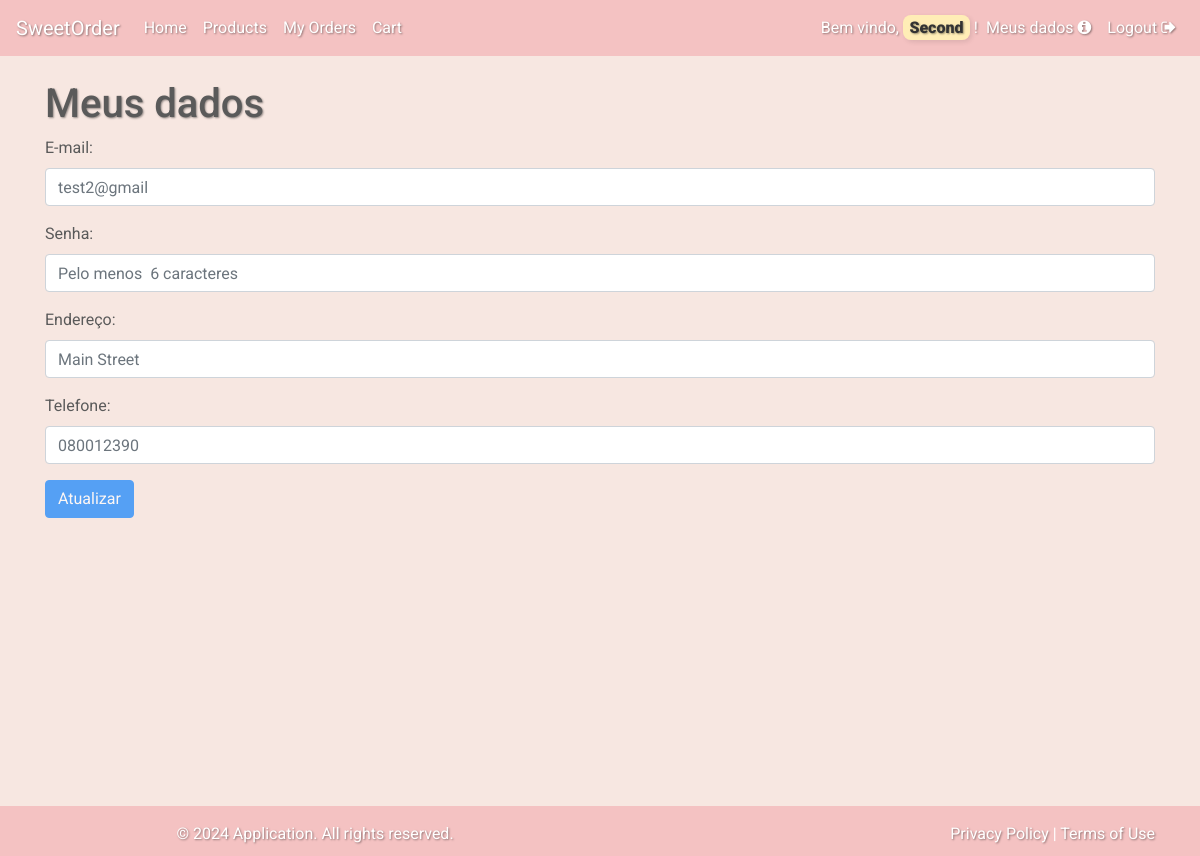
The app's page /my_profile (signed in) with its own data.
### app/models.py (models this page shows)
class User(db.Model, UserMixin):
    id = db.Column(db.Integer, primary_key=True)
    first_name = db.Column(db.String(150))
    last_name = db.Column(db.String(150))
    cpf = db.Column(db.String(12))
    email = db.Column(db.String(150), unique=True)
    password = db.Column(db.String(150))
    birth_date = db.Column(db.String(20))
    address = db.Column(db.String(250))
    phone = db.Column(db.String(12))
    admin = db.Column(db.Boolean, default=False)

### app/auth.py (the view, shortened to what this page needs)
@auth.route('/my_profile', methods=['GET', 'POST'])
@login_required
def update_profile():
    user = current_user
    return render_template('my_profile.html')

### app/__init__.py (called while the page is built)
def create_app():
    app = Flask(__name__)
    app.config['SECRET_KEY'] = 'secretkey'
    app.config['SQLALCHEMY_DATABASE_URI'] = f'sqlite:///{DB_NAME}'
    db.init_app(app)
    from .views import views
    from .auth import auth
    app.register_blueprint(views, url_prefix='/')
    app.register_blueprint(auth, url_prefix='/')
    from .models import User, Product, Order
    create_database(app)
    login_manager = LoginManager()
    login_manager.login_view = 'auth.login'
    login_manager.init_app(app)
    @login_manager.user_loader
    def load_user(id):
        return User.query.get(int(id))
    return app

### app/templates/my_profile.html (shortened to what this page needs)
{% extends "base.html" %}
{% block content %} <h1>Meus dados </h1>
<form class="form-horizontal" method="POST" action="{{ url_for('auth.update_profile') }}">
    <div class="form-group">
        <label for="email">E-mail:</label>
        <input type="email" class="form-control" id="email" name="email" placeholder="{{current_user.email}}">
    </div>
    <div class="form-group">
        <label for="password">Senha:</label>
        <input type="password" class="form-control" id="password" name="password" placeholder="Pelo menos  6 caracteres">
    </div>
    <div class="form-group">
        <label for="address">Endereço:</label>
        <input type="text" class="form-control" id="address" name="address" placeholder="{{current_user.address}}">
    </div>
    <div class="form-group">
        <label for="phone">Telefone:</label>
        <input type="text" class="form-control" id="phone" name="phone" placeholder="{{current_user.phone}}">
    </div>
    <button type="submit" class="btn btn-primary" id="updateBtn" disabled>Atualizar</button>
</form>
{% endblock %}

### app/templates/base.html (shortened to what this page needs)
<!doctype html>
<html lang="en">
    <head>
        <link href="https://stackpath.bootstrapcdn.com/bootstrap/4.5.2/css/bootstrap.min.css" rel="stylesheet">
        <link href="{{ url_for('static', filename='css/custom.css') }}" rel="stylesheet">
        <link href="https://cdnjs.cloudflare.com/ajax/libs/bootstrap-icons/1.5.0/font/bootstrap-icons.min.css" rel="stylesheet">
        <link href="https://cdnjs.cloudflare.com/ajax/libs/font-awesome/5.15.4/css/all.min.css" rel="stylesheet">
        <link rel="stylesheet" href="https://cdnjs.cloudflare.com/ajax/libs/font-awesome/4.7.0/css/font-awesome.min.css">
    </head>
    <body>
        <nav class="navbar navbar-expand-lg navbar-custom">
            <a class="navbar-brand">SweetOrder</a>
            <div class="collapse navbar-collapse" id="navbarNav">
                <ul class="navbar-nav mr-auto">
                    <li class="nav-item">
                        <a class="nav-link" href="{{ url_for('views.home') }}">Home</a>
                    </li>
                    <li class="nav-item">
                        <a class="nav-link" href="{{ url_for('auth.products') }}">Products</a>
                    </li>
                    {% if not current_user.admin %}
                    <li class="nav-item">
                        <a class="nav-link" href="{{ url_for('auth.my_orders') }}">My Orders</a>
                    </li>
                    <li class="nav-item">
                        <a class="nav-link" href="{{ url_for('auth.cart') }}">Cart</a>
                    </li>
                    {% endif %}
                </ul>
                <ul class="navbar-nav">
                    {% if current_user.is_authenticated %}
                    <li class="nav-item">
                        <span class="navbar-text">
                            <a>Bem vindo, <mark><b> {{ current_user.first_name }}</b></mark> !</a>
                        </span>
                    </li>
                    <li class="nav-item">
                        <a class="nav-link" href="{{ url_for('auth.update_profile') }}">Meus dados <i class="fa fa-info-circle"></i></a>
                    </li>
                    <li class="nav-item">
                        <a class="nav-link" href="{{ url_for('auth.logout') }}">Logout <i class="fa fa-sign-out"></i></a>
                    </li>
                    {% endif %}
                </ul>
            </div>
        </nav>
        <div class="d-flex flex-column min-vh-100">
            <div class="container mt-4 mb-auto">
                {% block content %}{% endblock %}
            </div>
        </div>
        <footer class="footer-custom mt-auto py-3">
            <div class="container">
                <div class="row">
                    <div class="col-md-6">
                        <p>&copy; 2024 Application. All rights reserved.</p>
                    </div>
                    <div class="col-md-6 text-right">
                        <a href="#">Privacy Policy</a> | <a href="#">Terms of Use</a>
                    </div>
                </div>
            </div>
        </footer>
    </body>
</html>

### app/static/css/custom.css (style rules this page uses)
html, body { height: 100%; margin: 0; }
.container { min-height: 100%; display: flex; flex-direction: column; }
.container .row { flex-grow: 1; }
a, h1, h2, h3, h4, h5, h6, p, th, td { text-shadow: 1px 1px 2px rgba(0, 0, 0, 0.4); }
mark { background-color: #ffedb6; color: #333; border-radius: 8px; padding: 0.2em 0.4em; box-shadow: 2px 2px 5px rgba(0, 0, 0, 0.1); font-weight: bold; }
.container { padding-bottom: 50px; }
body { font-family: 'Roboto', sans-serif; background-color: #f7e7e1; color: #5a5a5a; }
.navbar-custom { background-color: #f4c2c2; color: #ffffff; }
.navbar-custom .navbar-brand, .navbar-custom .nav-link, .navbar-custom .navbar-text { color: #ffffff; }
footer { position: relative; bottom: 0; width: 100%; height: 50px; background-color: #f8f9fa; text-align: center; padding: 10px; }
.footer-custom { background-color: #f4c2c2; color: #ffffff; padding: 20px 0; position: fixed; width: 100%; bottom: 0; }
.footer-custom a { color: #ffffff; text-decoration: none; }
.form-control { border-radius: 0.25rem; border: 1px solid #ced4da; }
.btn-primary { background-color: #e4a0a0; border-color: #e4a0a0; }

### records on screen
User: first_name "Second", email "test2@gmail", address "Main Street", phone "080012390"
